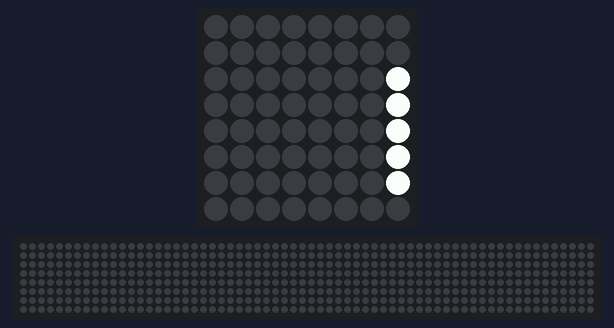
A program run on a simulated Raspberry Pi (BCM pin numbers) with a Sense HAT, started with the arguments GAME_OVER Hello. Shown: the Sense HAT's 8×8 RGB LED matrix, a strip that is not on the board, showing the scrolling text unrolled. The 64×8 strip is a reading aid, not a part: it shows the text the matrix is scrolling, unrolled, one strip-width of it at a time. At 5.8 s the program stops and its outputs stay as they are.

Above: at 0.07 s.
At 0.76 s:
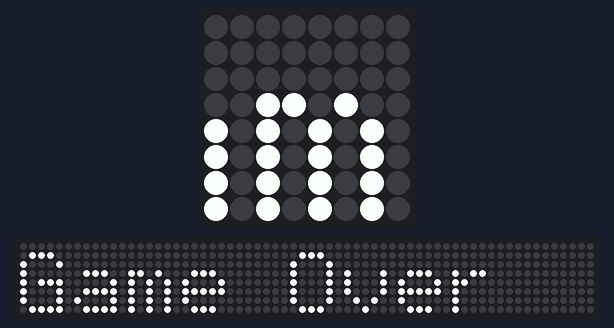
At 1.49 s:
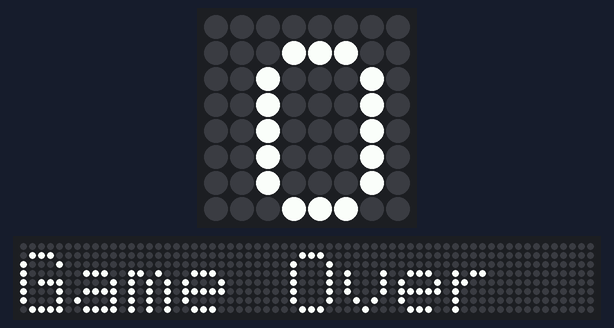
At 2.91 s:
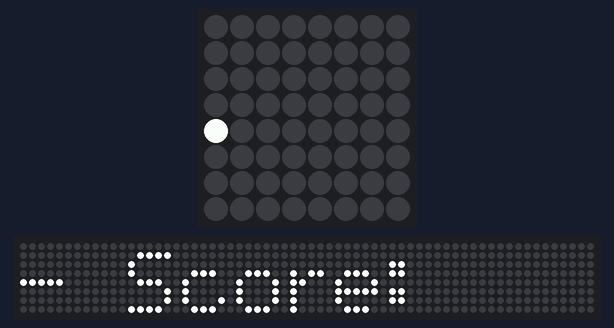
At 4.34 s:
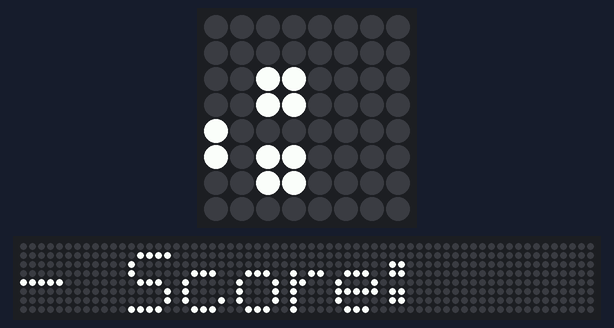
At 5.8 s:
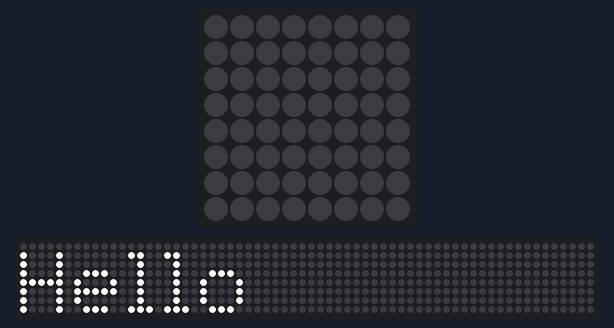

The program:

display_message.py
```python
#!/usr/bin/env python

import sys
from sense_hat import SenseHat

sense = SenseHat()


status = sys.argv[1]
score = sys.argv[2]


if (status == "GAME_OVER") :
    message = "Game Over - Score: %s" %(score)

elif (status == "GAME_STOP") :
    message = "You have stopped the game"

sense.show_message(message, 0.04)
```
